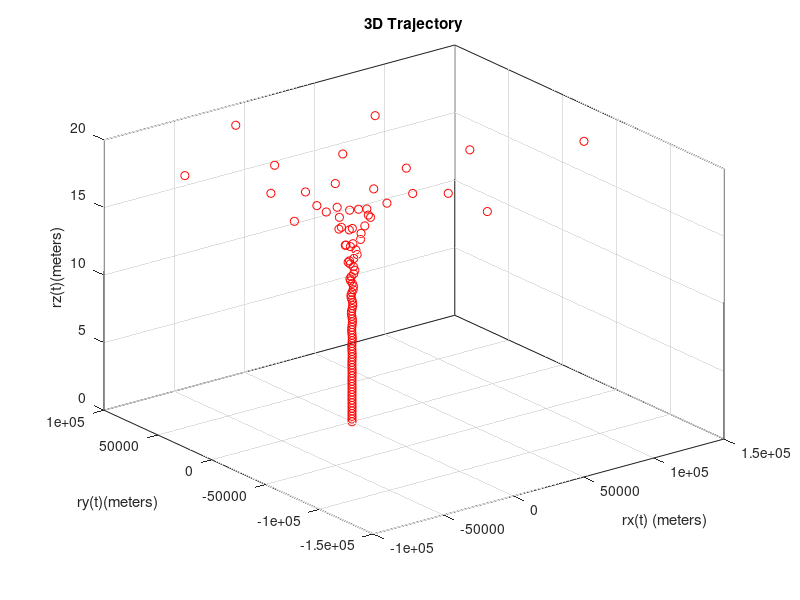

Reproduce this figure in MATLAB.
clear all;
close all;
clc;
t=0:0.1:10;
x=6*exp(t).*cos(10*t);
y=6*exp(t).*sin(10*t);
z=2*t;
plot3(x,y,z, 'or');

for i=1:length(x)
plot3(x(i),y(i),z(i), 'or');
title ('3D Trajectory')
xlabel('rx(t) (meters)')
ylabel('ry(t)(meters)')
zlabel('rz(t)(meters)')
grid on
box on
hold on;
pause(0.01);
end
%exportgraphics(gcf, 'vectorfig./ pdf', 'Content Type', 'vector')
